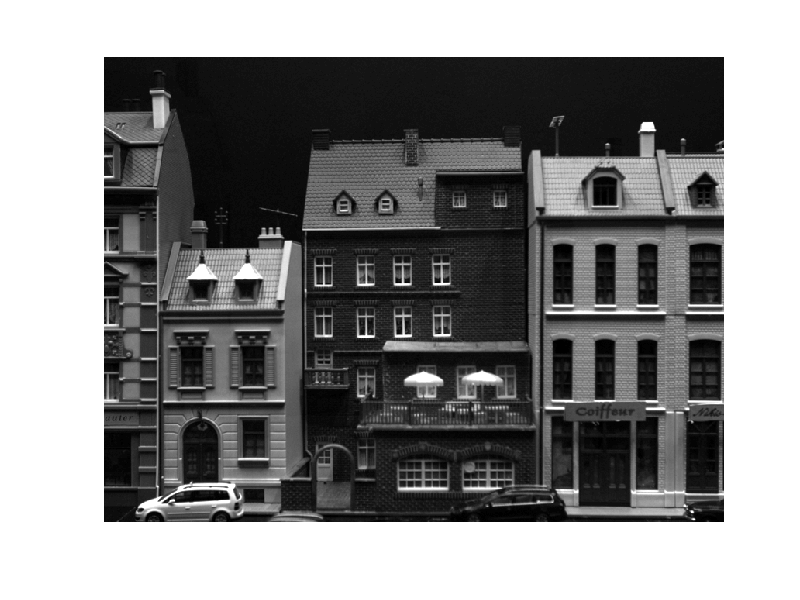
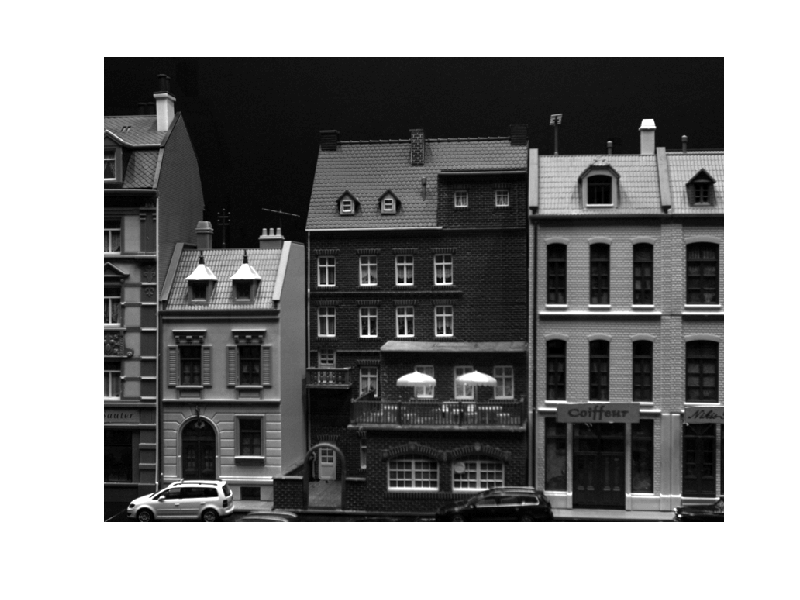

Reproduce these figures in MATLAB, in order. (Note: this script raises an error after producing the figures.)
clear all
clc
close all
load('TwoImageData.mat')

%%
I = im1;
I2 = im2;
figure(1)
imshow(I);
figure(2)
imshow(I2);

[r1, c1] = corner_detection(I);
[r2, c2] = corner_detection(I2);

p1 = [r1 c1]';
p2 = [r2 c2]';
%%
length = min(length(p1),length(p2));
p1=p1(:,1:length);
p2=p2(:,1:length);
pp1 = [p1;ones(1,length)];
pp2 = [p2;ones(1,length)];
%%
t_cross = CrossOp(T2);
F = pinv(A)' * t_cross * R2 * A^-1;
d = sampsonFun(F,p1,p2)
thr = quantile(d,10)
sigma=3;
thresh = 3.84 * sigma^2;
for i= 1:size(d,2)
    if d(i) >= thresh
        p1(:,i)=0;
        p2(:,i)=0;
    else
       pf1(:,i) = p1(:,i);
       pf2(:,i) = p2(:,i); 
    end
end
np1 = nonzeros(pf1);
np2 = nonzeros(pf2);
s = size(np1,1)/2
pp1 = reshape(np1,2,s);
pp2 = reshape(np2,2,s); 
%% 
% figure(4)
figure(1)
subplot(1,2,1)
imshow(im1);hold on
plot(pp1(1,:),pp1(2,:),'ro');hold on
subplot(1,2,2)
imshow(im2);hold on
plot(pp2(1,:),pp2(2,:),'bo')
saveas(gcf,'SIFTmatchingPoints.png')
hold off
figure(2)
showMatchedFeatures(I,I2,pp1',pp2','montage');
saveas(gcf,'Epipolar Geometry montage.png')
